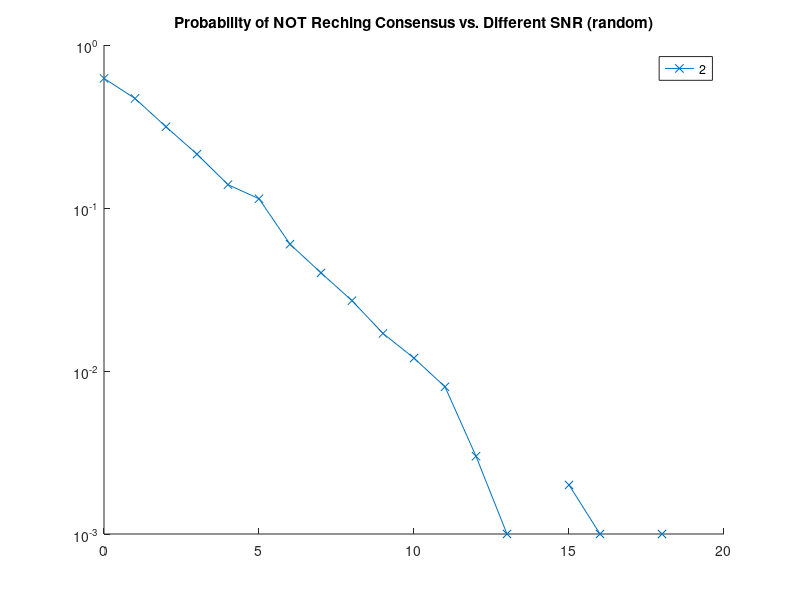
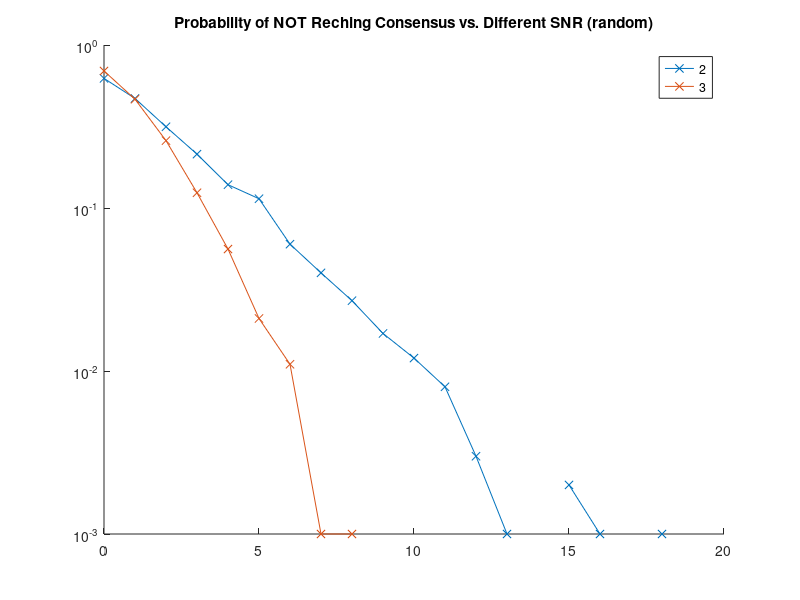
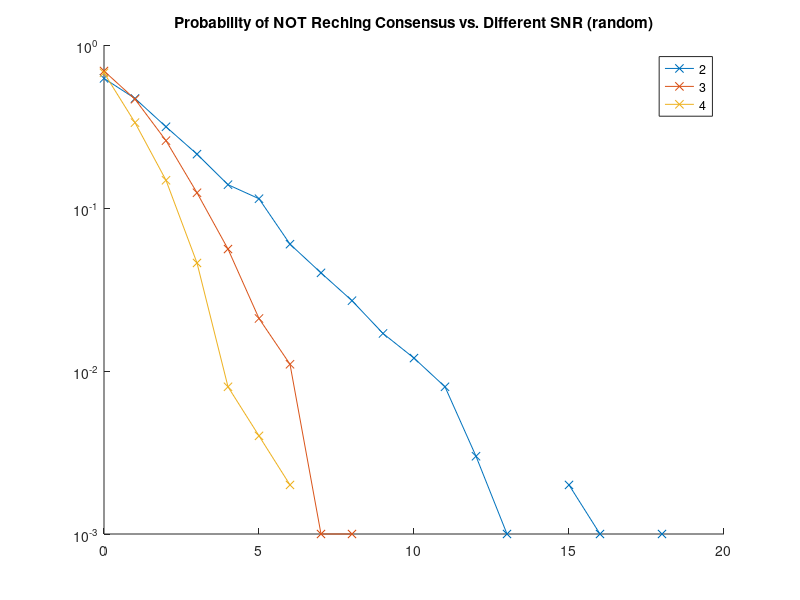

The MATLAB source for these figures, in order: (Note: a time limit stopped this script after it produced the figures.)
clc;
close all;
clear all;
f1=figure;
montemax = 1e3;
P_reach = zeros(montemax,1);
min_node = 2;
max_node = 6;
number = (min_node:max_node)';  
names = int2str(number); 

%%SNR
SNR = 0:20;
snrR = (10.^(SNR/10));

%% p-q 
R = 1; % Data Rate Defined as ONE
a = (2^R - 1) * ones(size(snrR)) ./ snrR; %
q = 1 - exp(-a.^2); % Outage Probability for Rayleigh CDF
p = 1-q; 

%% simulations
for nodes = min_node:1:max_node 
    no_of_edge = nchoosek(nodes,2);  
    
for SNR_counter = 1:length(SNR)     
tic    
for montecarlo = 1:montemax 
   
P = rand(no_of_edge,1);
%%
Ptoplama_giden=zeros(no_of_edge,1);
for k = 1:no_of_edge
   
if P(k) <= p(SNR_counter)
   Ptoplama_giden(k,1) = 1;
else 
   Ptoplama_giden(k,1) = 0; 
end
end

%% Prob container
[ii,jj] = ndgrid(1:nodes);             
A = zeros(nodes);                       
A(jj>ii) =  Ptoplama_giden; 
A = A + A';
D = diag(sum(A));  
L = D - A ;
rank(L);
if rank(L) == nodes - 1 ;
P_reach(montecarlo,1) =1;   %% ****
else
P_reach(montecarlo,1) =0;    
end

end
Pavg = sum(P_reach)/montemax;
Probability_Container(1,SNR_counter) =  Pavg;
P_reach = zeros(montemax,1);
toc
end
figure(f1);
hold on
semilogy(SNR,1-Probability_Container,'x -');
hold off
legend(names);
title('Probability of NOT Reching Consensus vs. Different SNR (random)');
savefig('SNR_RANDOM.fig')
end
